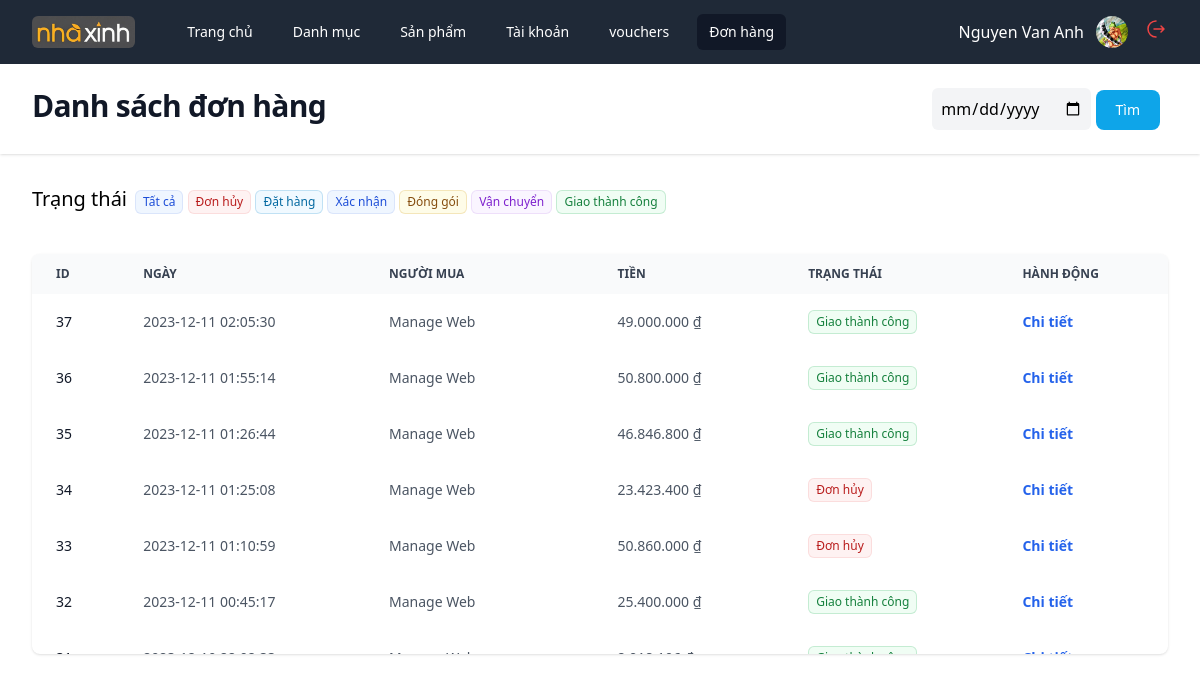
The page /admin?act=bills (signed in) on the database its author committed.
### tables this page shows
CREATE TABLE `bills` (
  `id` int(10) NOT NULL,
  `date` datetime NOT NULL,
  `end_date` datetime NOT NULL,
  `status` int(11) NOT NULL DEFAULT 1,
  `payment_method` int(11) NOT NULL DEFAULT 1,
  `transfer_method` varchar(200) NOT NULL,
  `total` int(10) NOT NULL,
  `discount` int(11) NOT NULL,
  `id_voucher` int(10) NOT NULL,
  `id_user` int(10) NOT NULL
);

CREATE TABLE `users` (
  `id` int(10) NOT NULL,
  `email` varchar(200) NOT NULL,
  `tell` varchar(13) NOT NULL,
  `full_name` varchar(200) NOT NULL,
  `password` varchar(200) NOT NULL,
  `address` varchar(200) NOT NULL,
  `birthday` varchar(50) NOT NULL,
  `avatar` varchar(200) NOT NULL,
  `role` int(10) NOT NULL DEFAULT 0,
  `is_deleted` tinyint(1) NOT NULL DEFAULT 0
);

### core.php (called while the page is built, shortened)
<?php
include('utils.php');
function viewAdmin($view, $values = [])
{
    return include("../views/admin/$view.php");
}
class Req
{
    public function __construct(
        Categories $categoriesService,
        Products $productsService,
        Users $usersService,
        Vouchers $vouchersService,
        CartsDetail $cartsService,
        Bills $billsService,
        ProductsBill $productsBillService,
        ProductDetail $productsDetailService,
        Images $imagesService,
        Reviews $reviewsService,
    ) {
        $this->billsService = $billsService;
    }
}

### controllers/admin/BillsController.php (called while the page is built, shortened)
<?php
function controller_bills(Req $req)
{
    $bills = $req->billsService->getAll();
    return viewAdmin('orders', ['bills' => $bills]);
}

### admin/index.php (called while the page is built, shortened)
<?php
function bootstrap()
{
    include("./routes.php");
    include("../database/service.php");
    include("../models/categories.php");
    include("../models/products.php");
    include("../models/users.php");
    include("../models/vouchers.php");
    include("../models/cartsDetail.php");
    include("../models/bills.php");
    include("../models/productsBill.php");
    include("../models/productsDetail.php");
    include("../models/images.php");
    include("../models/reviews.php");
    $role = $_SESSION["user"]["role"];
    $req = new Req(
        $categories,
        $products,
        $users,
        $vouchers,
        $cartsDetail,
        $bills,
        $productsBill,
        $productsDetail,
        $images,
        $reviews,
    );
    if (!isset($_GET['act'])) $act = check_path('');
    else $act = check_path($_GET['act']);
    foreach ($routes as $route) {
        if ($act == $route['path'] && $role >= 1 && $role <= 2) {
            return $route['view']($req);
        }
    }
}
bootstrap();

### utils.php (called while the page is built, shortened)
<?php
function getStatus($status = 1)
{
    switch ($status) {
        case 5:
            return [
                'name' => 'Giao thành công',
                'color' => 'text-green-700 ring-green-600/20 bg-green-50',
            ];
        case 4:
            return [
                'name' => 'Vận chuyển',
                'color' => 'text-purple-700 ring-purple-700/10 bg-purple-50',
            ];
        case 3:
            return [
                'name' => 'Đóng gói',
                'color' => 'text-yellow-800 ring-yellow-600/20 bg-yellow-50',
            ];
        case 2:
            return [
                'name' => 'Xác nhận',
                'color' => 'text-blue-700 ring-blue-700/10 bg-blue-50',
            ];
        case 1:
            return [
                'name' => 'Đặt hàng',
                'color' => 'text-sky-700 ring-sky-600/20 bg-sky-50',
            ];
        default:
            return [
                'name' => 'Đơn hủy',
                'color' => 'text-red-700 ring-red-600/10 bg-red-50',
            ];
    }
}

### database/service.php (called while the page is built, shortened)
<?php
include("database.php");
class ServicePdo
{
    public function __construct($nameDB)
    {
        $this->dbName = $nameDB;
        $this->pdo = connect();
    }
}

### models/bills.php (called while the page is built, shortened)
<?php
class Bills extends ServicePdo
{
    public function getAll($status = '')
    {
        $dbName = $this->dbName;
        $sql = "SELECT *, $dbName.ID id FROM $dbName JOIN USERS ON USERS.ID = $dbName.ID_USER $status ORDER BY $dbName.ID DESC";
        return $this->pdo->query($sql)->fetchAll();
    }
}

### database/database.php (called while the page is built)
<?php
function connect()
{
    try {
        $connect =  new PDO("mysql:host=localhost; dbname=project", "root", "");
        $connect->setAttribute(PDO::ATTR_ERRMODE, PDO::ERRMODE_EXCEPTION);
        return $connect;
    } catch (PDOException $e) {
        echo $e->getMessage();
        throw $e;
    }
}

### views/admin/orders.php (the view, shortened to what this page needs)
<!DOCTYPE html>
<html lang="en">
<head>
    <script src="https://cdn.tailwindcss.com"></script>
</head>
<body>
    <div class="min-h-full">
        <?php include('partials/header.php') ?>
        <header class="bg-white shadow">
            <div class="mx-auto max-w-7xl px-4 py-6 sm:px-6 lg:px-8 flex justify-between">
                <h1 class="text-3xl font-bold tracking-tight text-gray-900">Danh sách đơn hàng</h1>
                <div class="flex gap-4">
                    <form action="">
                        <input type="date" name='q' class="bg-gray-100 rounded-md px-2 py-2" placeholder="Tìn kiếm đơn hàng">
                        <button type="submit" class="text-white bg-sky-500 focus:ring-4 focus:outline-none focus:ring-red-300 font-medium rounded-lg text-sm px-5 py-2.5 text-center me-2">Tìm</button>
                    </form>
                </div>
            </div>
        </header>
        <main>
            <div class="mx-auto max-w-7xl py-6 sm:px-6 lg:px-8">
                <div class="flex items-center">
                    <p class="text-xl pt-1.5 mr-2">Trạng thái</p>
                    <nav>
                        <a href="?act=bills" class="mt-3 inline-flex items-center rounded-md px-2 py-1 text-xs font-medium ring-1 ring-inset <?= getStatus(2)['color'] ?>">Tất cả</a>
                        <a href="?act=bills&status=0" class="mt-3 inline-flex items-center rounded-md px-2 py-1 text-xs font-medium ring-1 ring-inset <?= getStatus(0)['color'] ?>"><?= getStatus(0)['name'] ?></a>
                        <a href="?act=bills&status=1" class="mt-3 inline-flex items-center rounded-md px-2 py-1 text-xs font-medium ring-1 ring-inset <?= getStatus(1)['color'] ?>"><?= getStatus(1)['name'] ?></a>
                        <a href="?act=bills&status=2" class="mt-3 inline-flex items-center rounded-md px-2 py-1 text-xs font-medium ring-1 ring-inset <?= getStatus(2)['color'] ?>"><?= getStatus(2)['name'] ?></a>
                        <a href="?act=bills&status=3" class="mt-3 inline-flex items-center rounded-md px-2 py-1 text-xs font-medium ring-1 ring-inset <?= getStatus(3)['color'] ?>"><?= getStatus(3)['name'] ?></a>
                        <a href="?act=bills&status=4" class="mt-3 inline-flex items-center rounded-md px-2 py-1 text-xs font-medium ring-1 ring-inset <?= getStatus(4)['color'] ?>"><?= getStatus(4)['name'] ?></a>
                        <a href="?act=bills&status=5" class="mt-3 inline-flex items-center rounded-md px-2 py-1 text-xs font-medium ring-1 ring-inset <?= getStatus(5)['color'] ?>"><?= getStatus(5)['name'] ?></a>
                    </nav>
                </div>
                <div class="flex mt-10 gap-10">
                    <div class="flex-1 rounded-lg shadow">
                        <div class="relative overflow-x-auto sm:rounded-lg max-h-[400px]">
                            <table class="w-full text-sm text-left rtl:text-right text-gray-600">
                                <thead class="sticky top-0 text-xs text-gray-700 uppercase bg-gray-50">
                                    <tr>
                                        <th scope="col" class="px-6 py-3">
                                            Id
                                        </th>
                                        <th scope="col" class="px-6 py-3">
                                            Ngày
                                        </th>
                                        <th scope="col" class="px-6 py-3">
                                            Người mua
                                        </th>
                                        <th scope="col" class="px-6 py-3">
                                            Tiền
                                        </th>
                                        <th scope="col" class="px-6 py-3">
                                            Trạng thái
                                        </th>
                                        <th scope="col" class="px-6 py-3">
                                            Hành động
                                        </th>
                                    </tr>
                                </thead>
                                <tbody>
                                    <?php
                                    foreach ($bills as $bill) {
                                        extract($bill);
                                    ?>
                                        <tr>
                                            <th scope="row" class="px-6 py-4 font-medium text-gray-900 whitespace-nowrap ">
                                                <?= $id ?>
                                            </th>
                                            <td class="px-6 py-4">
                                                <?= $date ?>
                                            </td>
                                            <td class="px-6 py-4">
                                                <?= $full_name ?>
                                            </td>
                                            <td class="px-6 py-4">
                                                <?= number_format($total, 0, '.', '.') ?> &#8363;
                                            </td>
                                            <td class="px-6 py-4">
                                                <span class="inline-flex items-center rounded-md px-2 py-1 text-xs font-medium ring-1 ring-inset <?= getStatus($status)['color'] ?>"><?= getStatus($status)['name'] ?></span>
                                            </td>
                                            <td class="px-6 py-4">
                                                <a href="?act=detail-bill&id=<?= $id ?>" class="text-blue-600 font-semibold">Chi tiết</a>
                                            </td>
                                        </tr>
                                    <?php
                                    }
                                    ?>
                                </tbody>
                            </table>
                        </div>
                    </div>
                </div>
            </div>
        </main>
    </div>
</body>
</html>

### rows shown on the page
bills: id "37", date "2023-12-11 02:05:30", id_user.full_name "Manage Web", total "49.000.000", status "Giao thành công"
bills: id "36", date "2023-12-11 01:55:14", id_user.full_name "Manage Web", total "50.800.000", status "Giao thành công"
bills: id "35", date "2023-12-11 01:26:44", id_user.full_name "Manage Web", total "46.846.800", status "Giao thành công"
bills: id "34", date "2023-12-11 01:25:08", id_user.full_name "Manage Web", total "23.423.400", status "Đơn hủy"
bills: id "33", date "2023-12-11 01:10:59", id_user.full_name "Manage Web", total "50.860.000", status "Đơn hủy"
bills: id "32", date "2023-12-11 00:45:17", id_user.full_name "Manage Web", total "25.400.000", status "Giao thành công"

### other values the page prints
$name "Trang chủ"
$name "Danh mục"
$name "Sản phẩm"
$name "Tài khoản"
$name "vouchers"
$name "Đơn hàng"
$_SESSION['user']['full_name'] "Nguyen Van Anh"
getStatus(0)['name'] "Đơn hủy"
getStatus(1)['name'] "Đặt hàng"
getStatus(2)['name'] "Xác nhận"
getStatus(3)['name'] "Đóng gói"
getStatus(4)['name'] "Vận chuyển"
getStatus(5)['name'] "Giao thành công"
